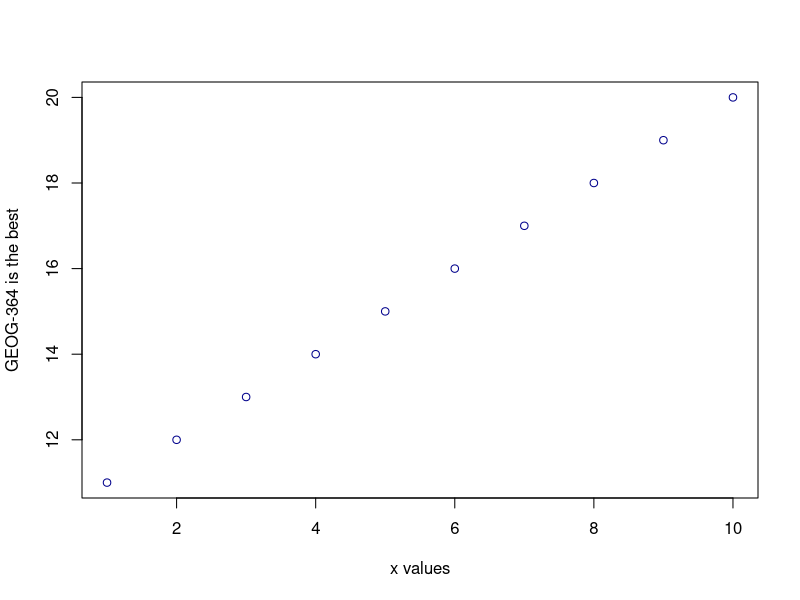

Here is the R script that generated this plot:
## ---- chunk 1
1+1
## ---- chunk 2
(1 + 2) * 5:3
## ---- chunk 3
print(data.frame(x=1:5,y=6:10))
## ---- chunk 4
# note two equals signs is read as "is equal to"
1 == 1  
## ---- chunk 5
# plot the numbers 1 to 10 against the numbers 11 to 20
plot(1:10,11:20,col="dark blue", xlab="x values",ylab="GEOG-364 is the best") 
